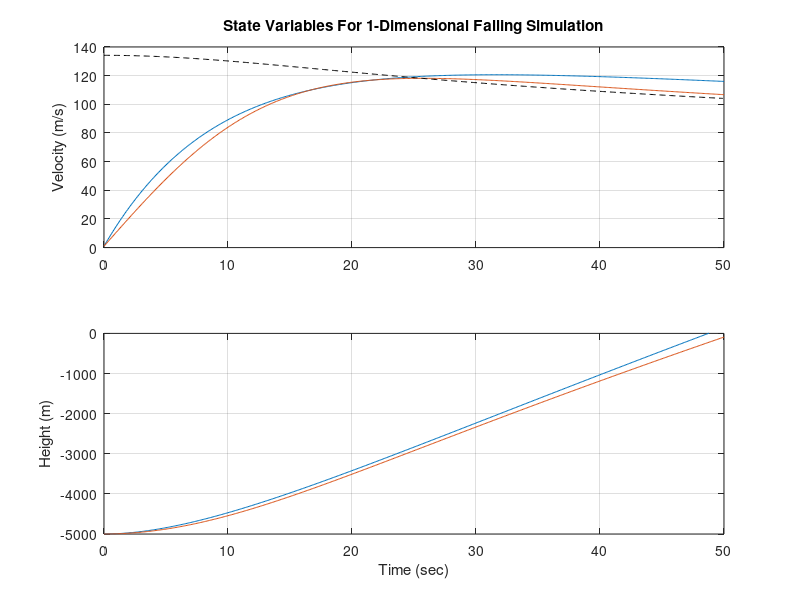

Reproduce this figure in MATLAB.
%% Pitch simulation - Crash-sat
clear all
close all
clc

%% Assumptions
% - Crash sat is nearly vertical when beginning pitch
% - Any wind, is constant
% - Crash sat performs a constant G turn until horizontal with the ground
cd = 0.3;
sa = 0.05;
b = sa*cd*1.225/2;
m = 10;

accel = @(h,v) 9.81+(b/m*(123.75*(-v)-0.45*(h)+3328));

h0 = -5000;
v0 = 1;

dt = 0.1;
t = 0:dt:50; %30 seconds

h_arr = zeros(1,numel(t));
v_arr = zeros(1,numel(t));

h_arr(1) = h0;
v_arr(1) = v0;

for ii = 1:numel(t)-1
  a = accel(h_arr(ii),v_arr(ii));
  dv = a*dt;

  v_arr(ii+1) = v_arr(ii)+dv;
  dh = v_arr(ii)*dt;
  h_arr(ii+1) = h_arr(ii)+dh;
endfor



figure()
subplot(2,1,1)
plot(t,v_arr)
title("State Variables For 1-Dimensional Falling Simulation")
ylabel("Velocity (m/s)")
grid()
subplot(2,1,2)
plot(t,h_arr)
ylabel("Height (m)")
xlabel("Time (sec)")
grid()


%now run a non-approximated function

r = @(h) 1.225*(-8e-5*h+0.993);

h = zeros(1,numel(t));
v = zeros(1,numel(t));

h(1) = -h0;
v(1) = -v0;

for ii = 1:numel(t)-1
  rho = r(h(ii));
  drag = (0.5*sa*cd*rho*v(ii)^2)/m;
  a = drag-9.81;

  dv = a*dt;
  v(ii+1) = v(ii)+dv;
  dh = v(ii)*dt;
  h(ii+1) = h(ii)+dh;

  v_term(ii) = sqrt(2*m*9.81/(rho*sa*cd));
endfor

h = -h;
v = -v;

subplot(2,1,1)
hold on
plot(t,v)
plot(t(1:end-1),v_term,"--k")
subplot(2,1,2)
hold on
plot(t,h)
ylim([-5000,0])







